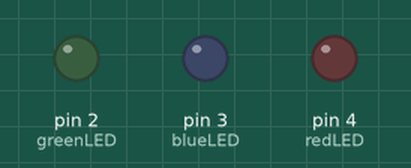
Bench run of a sketch on a simulated Arduino Uno, built with avr-gcc and run on an emulated ATmega328P. Parts: output pins drawn as LEDs (lit = HIGH).

Above: at 0.12 s.
At 1.13 s:
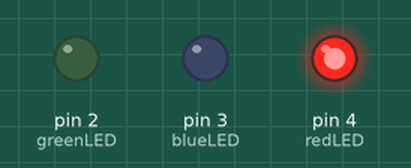
At 1.38 s:
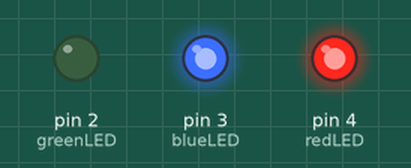
At 2.13 s:
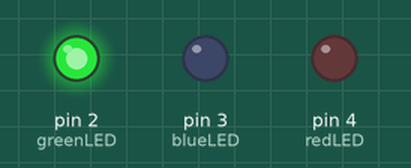
At 3.13 s:
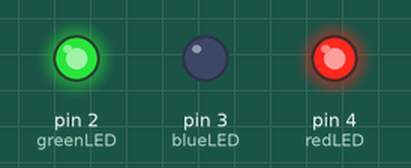
At 4.39 s:
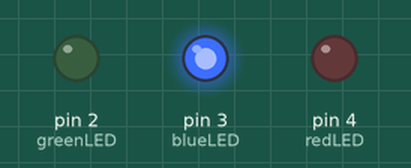
Timing chart, 0 to 5.2 s (numbered marks = the images above):
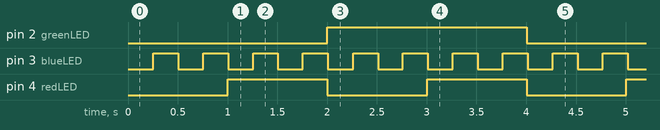

The sketch:

27._millis_2_LED_with_blink_millis.ino
```cpp
int redLED=4; // 1sec on and 1 sec off
int blueLED=3; // .25sec on and .25 sec off
int greenLED=2; // 7sec on and 7sec off
unsigned long fromStartms; // millis from start

// red LED Variables
unsigned long prevredLEDms; // millis of redLED previous read
unsigned long redLED_interval=1000;
int redLEDstate;

// blue LED Variables
unsigned long prevblueLEDms; // millis of blueLED previous read
unsigned long blueLED_interval=250;
int blueLEDstate;

// green LED Variables
unsigned long prevgreenLEDms; // millis of greenLED previous read
unsigned long greenLED_interval=2000;
int greenLEDstate;

void setup() {
  // put your setup code here, to run once:
pinMode(redLED,OUTPUT);
pinMode(blueLED,OUTPUT);
pinMode(greenLED,OUTPUT);
Serial.begin(9600);
}

void loop() {
  // put your main code here, to run repeatedly:
fromStartms=millis();
if(fromStartms - prevredLEDms > redLED_interval)
{
  prevredLEDms = fromStartms;
  if(redLEDstate==0)
  {
    redLEDstate=1;
    digitalWrite(redLED,redLEDstate);
  }
  else
  {
    redLEDstate=0;
    digitalWrite(redLED,redLEDstate);
  }
}
if(fromStartms - prevblueLEDms > blueLED_interval)
{
  prevblueLEDms = fromStartms;
  if(blueLEDstate==0)
  {
    blueLEDstate=1;
    digitalWrite(blueLED,blueLEDstate);
  }
  else
  {
    blueLEDstate=0;
    digitalWrite(blueLED,blueLEDstate);
  }
}
if(fromStartms - prevgreenLEDms > greenLED_interval)
{
  prevgreenLEDms = fromStartms;
  if(greenLEDstate==0)
  {
    greenLEDstate=1;
    digitalWrite(greenLED,greenLEDstate);
  }
  else
  {
    greenLEDstate=0;
    digitalWrite(greenLED,greenLEDstate);
  }
}
}
```

Measured:
- by itself, pin 2 (greenLED): alternates HIGH for 2.0 s and LOW for 2.0 s
- by itself, pin 3 (blueLED): alternates HIGH for 0.25 s and LOW for 0.25 s
- by itself, pin 4 (redLED): alternates HIGH for 1.0 s and LOW for 1.0 s
